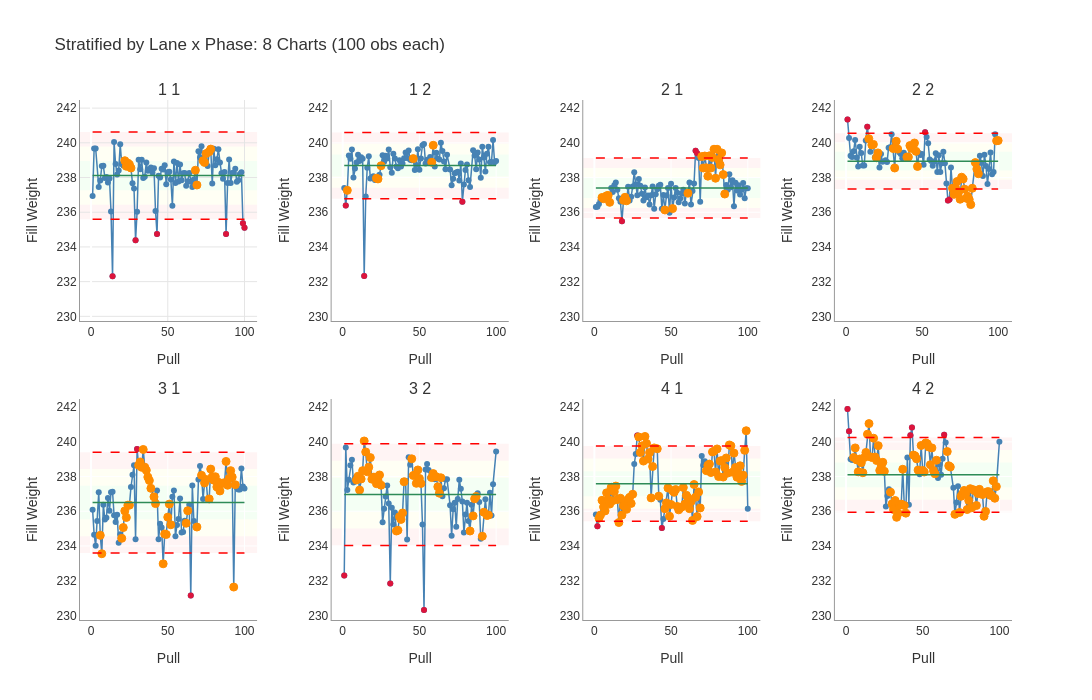

The notebook cell this image was saved under:
### Code cell
# Plot all 8 stratified charts
fig = result_lane_phase.plot(
    show_zones=True,
    show_rules=True,
    ncols=4,
    width=1400,
    height=700,
    title='Stratified by Lane x Phase: 8 Charts (100 obs each)'
)
fig.show()
